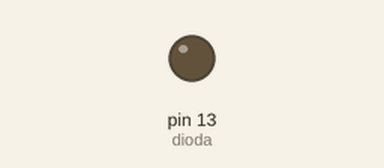
Simulated run of this sketch. Board: Arduino Uno, built with avr-gcc and run on an emulated ATmega328P. Shown: output pins drawn as LEDs (lit = HIGH).

Above: at 0.3 s.
At 17.1 s:
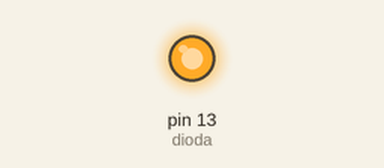
Timing chart, 0 to 37.2 s (numbered marks = the images above):
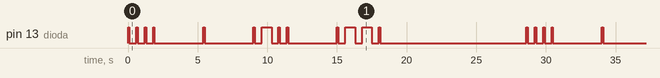

Measured:
- by itself, pin 13 (dioda): moves between LOW and HIGH, repeating every 28.6 s
- by itself, everything shown: repeats every 28.6 s, in 26 steps

The sketch:

arduino2.ino
```cpp
int dioda = 13;
int przerwa = 500;
int krotki_sygnal=100;
int dlugi_sygnal = 700;
void setup(){
    pinMode(dioda, OUTPUT);
}
void loop(){
/* litera H */
      for (int i = 0; i < 4; i = i + 1)
      {
        digitalWrite(dioda, HIGH);
        delay(krotki_sygnal);
        digitalWrite(dioda, LOW);
        delay(przerwa);
      }
    delay(3000);
/* litera E */
        digitalWrite(dioda, HIGH);
        delay(krotki_sygnal);
        digitalWrite(dioda, LOW);
        delay(przerwa);

    delay(3000);
/* litera L */
            digitalWrite(dioda, HIGH);
        delay(krotki_sygnal);
        digitalWrite(dioda, LOW);
        delay(przerwa);

                digitalWrite(dioda, HIGH);
        delay(dlugi_sygnal);
        digitalWrite(dioda, LOW);
        delay(przerwa);

      for (int i = 0; i < 2; i = i + 1)
      {
        digitalWrite(dioda, HIGH);
        delay(krotki_sygnal);
        digitalWrite(dioda, LOW);
        delay(przerwa);
      }
    delay(3000);
    /* litera P */
                digitalWrite(dioda, HIGH);
        delay(krotki_sygnal);
        digitalWrite(dioda, LOW);
        delay(przerwa);
              for (int i = 0; i < 2; i = i + 1)
      {
        digitalWrite(dioda, HIGH);
        delay(dlugi_sygnal);
        digitalWrite(dioda, LOW);
        delay(przerwa);
      }
                      digitalWrite(dioda, HIGH);
        delay(krotki_sygnal);
        digitalWrite(dioda, LOW);
        delay(przerwa);

         delay(10000);

}
```
